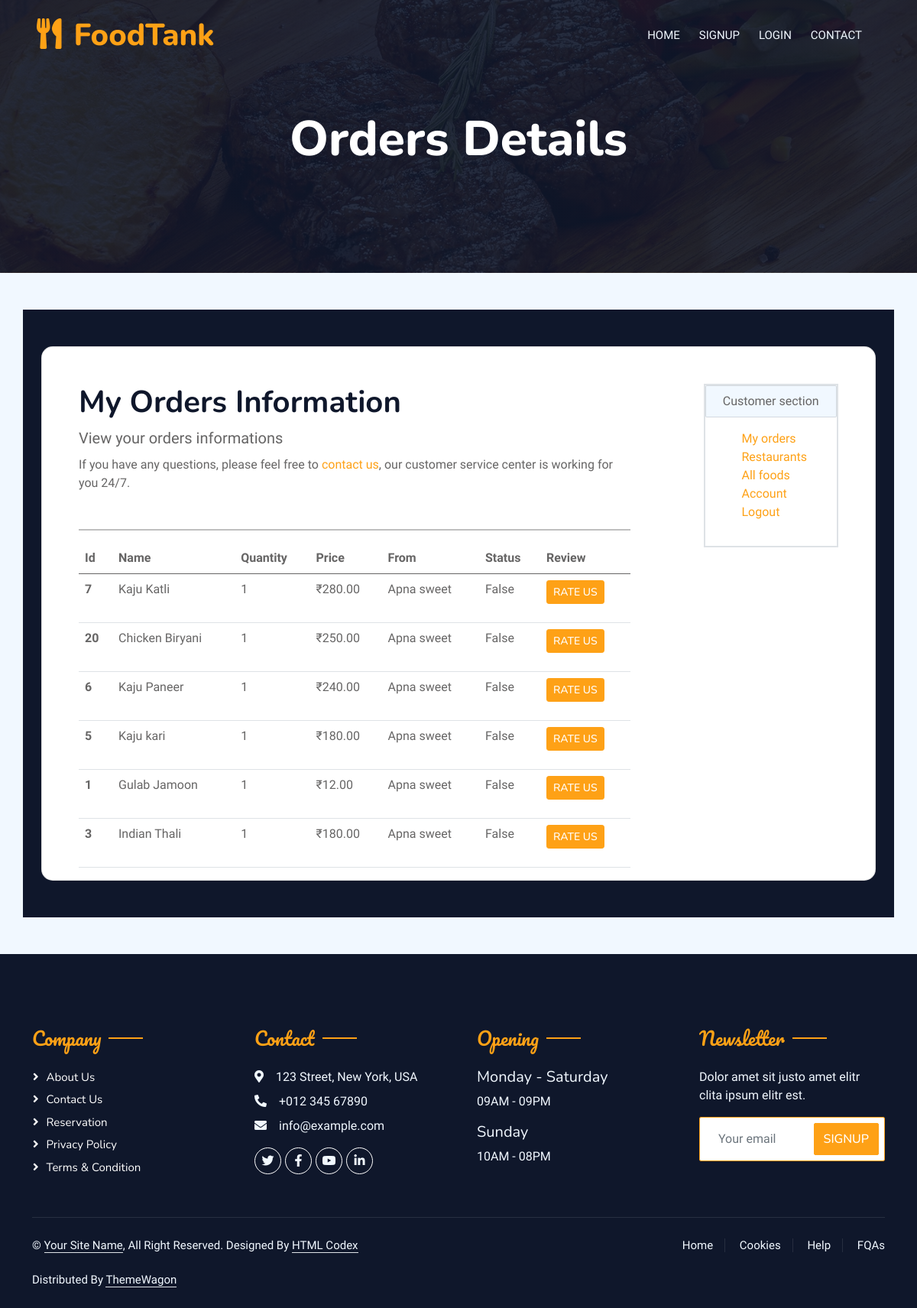
/orderInfo/5, run on the app's committed database.
### order/models.py (models this page shows, shortened)
class OrderItem(models.Model):
    item = models.ForeignKey(Menu, on_delete=models.CASCADE)
    order = models.ForeignKey(Order, on_delete=models.CASCADE)
    quantity = models.PositiveIntegerField()

class Order(models.Model):
    order_id = models.AutoField(primary_key=True)
    user = models.ForeignKey(User, on_delete=models.CASCADE,
                        limit_choices_to={'user_type':'Customer'})
    restaurant = models.ForeignKey(Restaurant, on_delete=models.CASCADE)
    is_confirmed = models.BooleanField(default=False)
    estimated_time = models.DateTimeField(blank=True, null=True)
    driver = models.ForeignKey(Driver, on_delete=models.SET_NULL, null=True, blank=True)
    transaction_id = models.CharField(max_length=255, null=True, blank=True)
    total_bill = models.IntegerField(blank=True, null=True)
    payment_method = models.CharField(max_length=255, blank=True, null=True, choices=payment_choices)
    order_date = models.DateTimeField(auto_now_add=True, blank=True, null=True)

### menu/models.py (models this page shows, shortened)
class Menu(models.Model):
    restaurant = models.ForeignKey(Restaurant, on_delete=models.CASCADE)  # ForeignKey to Restaurant
    name = models.CharField(max_length=255)
    description = models.TextField()
    type = models.CharField(max_length=255)
    price = models.DecimalField(max_digits=10, decimal_places=2)
    available = models.BooleanField(blank=True, default=True)
    cuisine = models.CharField(max_length=255, blank=True)
    img1 = models.ImageField(upload_to='menu_images/', null=True, blank=True)

### restaurant/models.py (models this page shows)
class Restaurant(models.Model):
    user = models.ForeignKey(User, on_delete=models.CASCADE,
                    limit_choices_to={'user_type': 'Foodprovider'})  # ForeignKey to User
    name = models.CharField(max_length=255)
    city = models.CharField(max_length=255)
    address = models.TextField()
    mobile = models.CharField(max_length=15)
    desc = models.TextField(blank=True, null=True)
    is_verified = models.BooleanField(default=False)
    veg_or_nonveg = models.CharField(max_length=255, choices=VEG_OR_NONVEG_CHOICES)
    no_of_chefs = models.PositiveIntegerField()
    start_date = models.DateField(blank=True, null=True)
    img1 = models.ImageField(upload_to='restaurant_images/', null=True, blank=True)
    img2 = models.ImageField(upload_to='restaurant_images/', null=True, blank=True)
    img3 = models.ImageField(upload_to='restaurant_images/', null=True, blank=True)
    img4 = models.ImageField(upload_to='restaurant_images/', null=True, blank=True)
    def __str__(self):
        return self.name

### user/views.py (the view)
# urls.py: path("orderInfo/<int:id>", views.orderInfo, name="orderInfo"),
def orderInfo(request, id):
    myOrders = OrderItem.objects.filter(order__order_id=id)
    context = {
        'myOrders' : myOrders
    }
    return render(request, 'account/orderInfo.html', context)

### templates/account/orderInfo.html (shortened to what this page needs)
{% extends '../base.html' %}
{% block content %}
{% load static %}
{% load sweetify %}
<div class="container-xxl position-relative p-0">
        {% include 'navbar.html' %}
    <div class="container-xxl py-5 bg-dark hero-header mb-5">
        <div class="container text-center my-5 pt-5 pb-4">
            <h1 class="display-3 text-white mb-3 animated slideInDown">Orders Details</h1>
        </div>
    </div>
</div>
<section class="container h-100 h-custom" style="background-color: #0F172B;">
    <div class="container py-5 h-100">
        <div class="row d-flex justify-content-center align-items-center h-100">
            <div class="col-12">
                <div class="card card-registration card-registration-2" style="border-radius: 15px;">
                    <div class="card-body p-0">
                        <div class="row g-0">
                            <div class="col-lg-9">
                                <div class="mx-5 mt-5">
                                    <div class="mb-5">
                                        <h1 class="fw-bold mb-0 text-black">My Orders Information</h1>
                                        <p class="fs-5 my-2">View your orders informations</p>
                                        <p class="fs-6">If you have any questions, please feel free to <a href="/contact/">contact us</a>, our customer service center is working for you 24/7.</p>
                                    </div>
                                    <table class="table">
                                        <hr style="color:black; height: 2px;">
                                        <thead>
                                          <tr>
                                            <th scope="col">Id</th>
                                            <th scope="col">Name</th>
                                            <th scope="col">Quantity</th>
                                            <th scope="col">Price</th>
                                            <th scope="col">From</th>
                                            <th scope="col">Status</th>
                                            <th scope="col">Review</th>
                                          </tr>
                                        </thead>
                                        <tbody>
                                          {% for data in myOrders %}
                                            <tr>
                                                <th scope="row">{{data.item_id}}</th>
                                                <td scope="row">{{data.item.name}}</td>
                                                <td scope="row">{{data.quantity}}</td>
                                                <td scope="row">₹{{data.item.price}}</td>
                                                <td scope="row">{{data.order.restaurant}}</td>
                                                <td scope="row">{{data.order.is_confirmed}}</td>
                                                <td>
                                                    <p class="btn btn-primary btn-sm openForm" itemId="{{data.item_id}}">rate us</p>
                                                </td>
                                            </tr>
                                          {% endfor %}
                                        </tbody>
                                      </table>
                                </div>
                            </div>
                            <div class="col-lg-3">
                                <div class="mx-5 mt-5">
                                    <div class="mb-5">
                                        <div class="border border-2">
                                            <div class="card text-center p-2 bg-light">
                                                Customer section
                                            </div>
                                            <div class="p-3">
                                                <ul style="list-style: none;">
                                                    <li><a href="/orders/">My orders</a></li>
                                                    <li><a href="/foodprovider/restaurant/">Restaurants</a></li>
                                                    <li><a href="/">All foods</a></li>
                                                    <li><a href="/profile/">Account</a></li>
                                                    <li><a href="/logout/">Logout</a></li>
                                                </ul>
                                            </div>
                                        </div>
                                    </div>
                                </div>
                            </div>
                        </div>
                    </div>
                </div>
            </div>
        </div>
    </div>
</section>
{% endblock content %}

### static/css/style.css (style rules this page uses)
:root { --primary: #FEA116; --light: #F1F8FF; --dark: #0F172B; }
.btn { font-family: 'Nunito', sans-serif; font-weight: 500; text-transform: uppercase; transition: .5s; }
.btn.btn-primary, .btn.btn-secondary { color: #FFFFFF; }
.hero-header { background: linear-gradient(rgba(15, 23, 43, .9), rgba(15, 23, 43, .9)), url(../img/bg-hero.jpg); background-position: center center; background-repeat: no-repeat; background-size: cover; }

### data on the page
OrderItem: item_id "7", item.name "Kaju Katli", quantity "1", item.price "280.00", order.restaurant "Apna sweet", order.is_confirmed "False"
OrderItem: item_id "20", item.name "Chicken Biryani", quantity "1", item.price "250.00", order.restaurant "Apna sweet", order.is_confirmed "False"
OrderItem: item_id "6", item.name "Kaju Paneer", quantity "1", item.price "240.00", order.restaurant "Apna sweet", order.is_confirmed "False"
OrderItem: item_id "5", item.name "Kaju kari", quantity "1", item.price "180.00", order.restaurant "Apna sweet", order.is_confirmed "False"
OrderItem: item_id "1", item.name "Gulab Jamoon", quantity "1", item.price "12.00", order.restaurant "Apna sweet", order.is_confirmed "False"
OrderItem: item_id "3", item.name "Indian Thali", quantity "1", item.price "180.00", order.restaurant "Apna sweet", order.is_confirmed "False"
